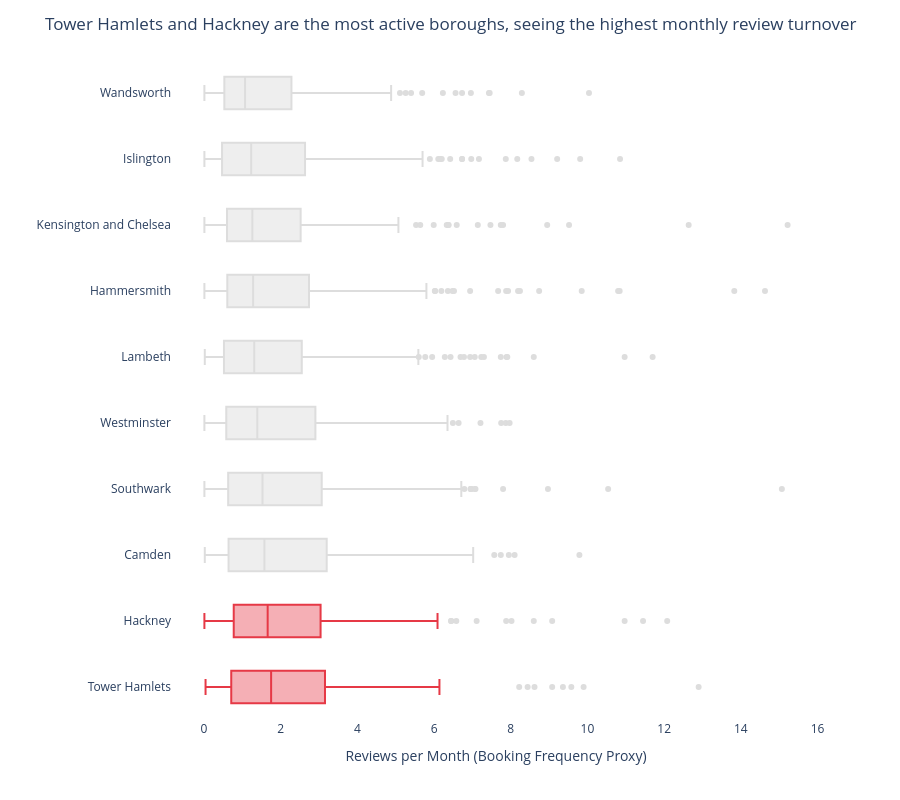

The code cell stored with this chart in its notebook:
### Markdown cell above
## Task 2 — Box plot: listing activity by borough

**What to build:** A **horizontal box plot** comparing listing activity (reviews per month) across London boroughs — reviews per month is a proxy for how frequently a listing is booked.

**Requirements:**
- Horizontal orientation (borough names are long)
- Sorted by median reviews per month (most active at top)
- Highlight the **two most active** boroughs in a different colour
- Outliers shown as individual points
- Insight title naming the two busiest boroughs

> 💡 Some listings have zero reviews — these are new or inactive listings. Filter them out with before plotting

### Code cell
# Task 2
# YOUR CODE HERE
import pandas as pd
import plotly.express as px

# 1. Pre-processing
df = pd.read_csv('airbnb_london.csv')

# Filter out listings with zero reviews
df_t2 = df[df['reviews_per_month'] > 0].copy()

# Calculate median activity per neighbourhood for sorting
med_activity = df_t2.groupby('neighbourhood')['reviews_per_month'].median().sort_values(ascending=True)
sorted_boroughs = med_activity.index.tolist()

# Identify the two most active boroughs
top_2 = med_activity.tail(2).index.tolist()

# 2. Create the Horizontal Box Plot
fig2 = px.box(
    df_t2,
    y='neighbourhood',
    x='reviews_per_month',
    color='neighbourhood',
    category_orders={'neighbourhood': sorted_boroughs},
    color_discrete_sequence=['#DDDDDD'] * len(sorted_boroughs), # Default all to grey
    orientation='h',
    points='outliers', # Show outliers individually
    labels={'reviews_per_month': 'Reviews per Month', 'neighbourhood': ''}
)

# 3. Highlight the two most active boroughs
for trace in fig2.data:
    if trace.name in top_2:
        trace.line.color = '#E63946' # Highlight color
        trace.fillcolor = 'rgba(230,57,70,0.4)'

# 4. Styling and Insight Title
fig2.update_layout(
    title=f'{top_2[1]} and {top_2[0]} are the most active boroughs, seeing the highest monthly review turnover',
    xaxis_title='Reviews per Month (Booking Frequency Proxy)',
    showlegend=False,
    plot_bgcolor='white',
    height=800 # Increased height for many boroughs
)

fig2.show()

### Figure 1 — Plotly figure (JSON) as saved in the notebook; plotly's stock layout.template omitted (floating-point values rounded to 4 significant figures; data arrays with more than 128 entries replaced by an {"elided": "..."} marker saying what was removed)
{"data": [{"alignmentgroup": "True", "boxpoints": "outliers", "hovertemplate": "=%{y}<br>Reviews per Month=%{x}<extra></extra>", "legendgroup": "Wandsworth", "marker": {"color": "#DDDDDD"}, "name": "Wandsworth", "notched": false, "offsetgroup": "Wandsworth", "orientation": "h", "showlegend": true, "type": "box", "x": {"elided": "226 float values"}, "x0": " ", "xaxis": "x", "y": {"elided": "226 str values"}, "y0": " ", "yaxis": "y"}, {"alignmentgroup": "True", "boxpoints": "outliers", "hovertemplate": "=%{y}<br>Reviews per Month=%{x}<extra></extra>", "legendgroup": "Islington", "marker": {"color": "#DDDDDD"}, "name": "Islington", "notched": false, "offsetgroup": "Islington", "orientation": "h", "showlegend": true, "type": "box", "x": {"elided": "241 float values"}, "x0": " ", "xaxis": "x", "y": {"elided": "241 str values"}, "y0": " ", "yaxis": "y"}, {"alignmentgroup": "True", "boxpoints": "outliers", "hovertemplate": "=%{y}<br>Reviews per Month=%{x}<extra></extra>", "legendgroup": "Kensington and Chelsea", "marker": {"color": "#DDDDDD"}, "name": "Kensington and Chelsea", "notched": false, "offsetgroup": "Kensington and Chelsea", "orientation": "h", "showlegend": true, "type": "box", "x": {"elided": "246 float values"}, "x0": " ", "xaxis": "x", "y": {"elided": "246 str values"}, "y0": " ", "yaxis": "y"}, {"alignmentgroup": "True", "boxpoints": "outliers", "hovertemplate": "=%{y}<br>Reviews per Month=%{x}<extra></extra>", "legendgroup": "Hammersmith", "marker": {"color": "#DDDDDD"}, "name": "Hammersmith", "notched": false, "offsetgroup": "Hammersmith", "orientation": "h", "showlegend": true, "type": "box", "x": {"elided": "245 float values"}, "x0": " ", "xaxis": "x", "y": {"elided": "245 str values"}, "y0": " ", "yaxis": "y"}, {"alignmentgroup": "True", "boxpoints": "outliers", "hovertemplate": "=%{y}<br>Reviews per Month=%{x}<extra></extra>", "legendgroup": "Lambeth", "marker": {"color": "#DDDDDD"}, "name": "Lambeth", "notched": false, "offsetgroup": "Lambeth", "orientation": "h", "showlegend": true, "type": "box", "x": {"elided": "250 float values"}, "x0": " ", "xaxis": "x", "y": {"elided": "250 str values"}, "y0": " ", "yaxis": "y"}, {"alignmentgroup": "True", "boxpoints": "outliers", "hovertemplate": "=%{y}<br>Reviews per Month=%{x}<extra></extra>", "legendgroup": "Westminster", "marker": {"color": "#DDDDDD"}, "name": "Westminster", "notched": false, "offsetgroup": "Westminster", "orientation": "h", "showlegend": true, "type": "box", "x": {"elided": "260 float values"}, "x0": " ", "xaxis": "x", "y": {"elided": "260 str values"}, "y0": " ", "yaxis": "y"}, {"alignmentgroup": "True", "boxpoints": "outliers", "hovertemplate": "=%{y}<br>Reviews per Month=%{x}<extra></extra>", "legendgroup": "Southwark", "marker": {"color": "#DDDDDD"}, "name": "Southwark", "notched": false, "offsetgroup": "Southwark", "orientation": "h", "showlegend": true, "type": "box", "x": {"elided": "270 float values"}, "x0": " ", "xaxis": "x", "y": {"elided": "270 str values"}, "y0": " ", "yaxis": "y"}, {"alignmentgroup": "True", "boxpoints": "outliers", "hovertemplate": "=%{y}<br>Reviews per Month=%{x}<extra></extra>", "legendgroup": "Camden", "marker": {"color": "#DDDDDD"}, "name": "Camden", "notched": false, "offsetgroup": "Camden", "orientation": "h", "showlegend": true, "type": "box", "x": {"elided": "246 float values"}, "x0": " ", "xaxis": "x", "y": {"elided": "246 str values"}, "y0": " ", "yaxis": "y"}, {"alignmentgroup": "True", "boxpoints": "outliers", "fillcolor": "rgba(230,57,70,0.4)", "hovertemplate": "=%{y}<br>Reviews per Month=%{x}<extra></extra>", "legendgroup": "Hackney", "line": {"color": "#E63946"}, "marker": {"color": "#DDDDDD"}, "name": "Hackney", "notched": false, "offsetgroup": "Hackney", "orientation": "h", "showlegend": true, "type": "box", "x": {"elided": "252 float values"}, "x0": " ", "xaxis": "x", "y": {"elided": "252 str values"}, "y0": " ", "yaxis": "y"}, {"alignmentgroup": "True", "boxpoints": "outliers", "fillcolor": "rgba(230,57,70,0.4)", "hovertemplate": "=%{y}<br>Reviews per Month=%{x}<extra></extra>", "legendgroup": "Tower Hamlets", "line": {"color": "#E63946"}, "marker": {"color": "#DDDDDD"}, "name": "Tower Hamlets", "notched": false, "offsetgroup": "Tower Hamlets", "orientation": "h", "showlegend": true, "type": "box", "x": {"elided": "259 float values"}, "x0": " ", "xaxis": "x", "y": {"elided": "259 str values"}, "y0": " ", "yaxis": "y"}], "layout": {"boxmode": "overlay", "height": 800, "legend": {"title": {"text": ""}, "tracegroupgap": 0}, "margin": {"t": 60}, "plot_bgcolor": "white", "showlegend": false, "title": {"text": "Tower Hamlets and Hackney are the most active boroughs, seeing the highest monthly review turnover"}, "xaxis": {"anchor": "y", "domain": [0, 1], "title": {"text": "Reviews per Month (Booking Frequency Proxy)"}}, "yaxis": {"anchor": "x", "categoryarray": ["Tower Hamlets", "Hackney", "Camden", "Southwark", "Westminster", "Lambeth", "Hammersmith", "Kensington and Chelsea", "Islington", "Wandsworth"], "categoryorder": "array", "domain": [0, 1], "title": {"text": ""}}}}
